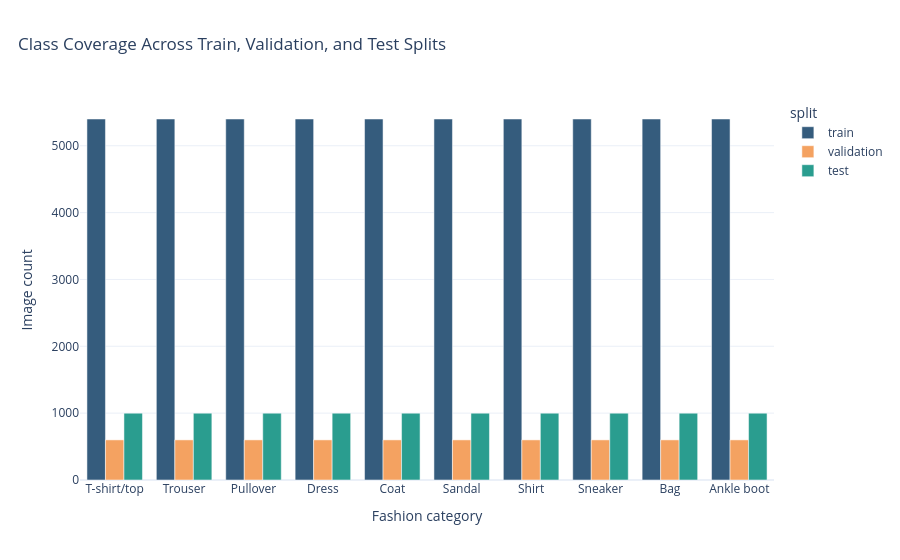

Notebook code for this chart:
### Code cell
# Visualise train, validation, and test sample counts by category.
plot_split = split_distribution.melt(id_vars="class_name", var_name="split", value_name="image_count")
fig = px.bar(
    plot_split, x="class_name", y="image_count", color="split", barmode="group",
    title="Class Coverage Across Train, Validation, and Test Splits",
    color_discrete_sequence=["#355C7D", "#F4A261", "#2A9D8F"],
)
fig.update_layout(template="plotly_white", title_x=0.02, xaxis_title="Fashion category", yaxis_title="Image count")
save_plotly(fig, "11_split_class_distribution.html")
fig.show()

### Figure 1 — Plotly figure (JSON) as saved in the notebook; plotly's stock layout.template omitted (floating-point values rounded to 4 significant figures)
{"data": [{"alignmentgroup": "True", "hovertemplate": "split=train<br>class_name=%{x}<br>image_count=%{y}<extra></extra>", "legendgroup": "train", "marker": {"color": "#355C7D", "pattern": {"shape": ""}}, "name": "train", "offsetgroup": "train", "orientation": "v", "showlegend": true, "textposition": "auto", "type": "bar", "x": ["T-shirt/top", "Trouser", "Pullover", "Dress", "Coat", "Sandal", "Shirt", "Sneaker", "Bag", "Ankle boot"], "xaxis": "x", "y": [5400, 5400, 5400, 5400, 5400, 5400, 5400, 5400, 5400, 5400], "yaxis": "y"}, {"alignmentgroup": "True", "hovertemplate": "split=validation<br>class_name=%{x}<br>image_count=%{y}<extra></extra>", "legendgroup": "validation", "marker": {"color": "#F4A261", "pattern": {"shape": ""}}, "name": "validation", "offsetgroup": "validation", "orientation": "v", "showlegend": true, "textposition": "auto", "type": "bar", "x": ["T-shirt/top", "Trouser", "Pullover", "Dress", "Coat", "Sandal", "Shirt", "Sneaker", "Bag", "Ankle boot"], "xaxis": "x", "y": [600, 600, 600, 600, 600, 600, 600, 600, 600, 600], "yaxis": "y"}, {"alignmentgroup": "True", "hovertemplate": "split=test<br>class_name=%{x}<br>image_count=%{y}<extra></extra>", "legendgroup": "test", "marker": {"color": "#2A9D8F", "pattern": {"shape": ""}}, "name": "test", "offsetgroup": "test", "orientation": "v", "showlegend": true, "textposition": "auto", "type": "bar", "x": ["T-shirt/top", "Trouser", "Pullover", "Dress", "Coat", "Sandal", "Shirt", "Sneaker", "Bag", "Ankle boot"], "xaxis": "x", "y": [1000, 1000, 1000, 1000, 1000, 1000, 1000, 1000, 1000, 1000], "yaxis": "y"}], "layout": {"barmode": "group", "legend": {"title": {"text": "split"}, "tracegroupgap": 0}, "title": {"text": "Class Coverage Across Train, Validation, and Test Splits", "x": 0.02}, "xaxis": {"anchor": "y", "domain": [0, 1], "title": {"text": "Fashion category"}}, "yaxis": {"anchor": "x", "domain": [0, 1], "title": {"text": "Image count"}}}}
